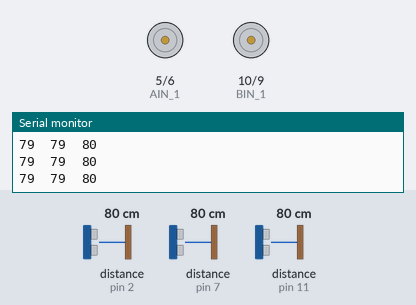
A sketch run on a simulated Arduino Uno, built with avr-gcc and run on an emulated ATmega328P. Parts: motor-driver pin pairs drawn as motors (green arrow = first pin HIGH = forward, orange = second pin HIGH = backward, longer = more drive), the last lines printed to the serial monitor. Wiring (inferred from the names in the program): 3 × ultrasonic range finder: trigger pin 3, echo pin 2 / trigger pin 8, echo pin 7 / trigger pin 12, echo pin 11. The inputs (shaded band) are chosen by the test bench; at power-on: distance to the obstacle (sensors on pin 2, pin 7, pin 11) 80 cm. The echo pulse lasts 58.3 µs per cm.

Above: at 1.2 s.
1.3 s: distance to the obstacle (sensor on pin 2) set to 54 cm
4.3 s: distance to the obstacle (sensor on pin 2) set to 46 cm
At 5.0 s:
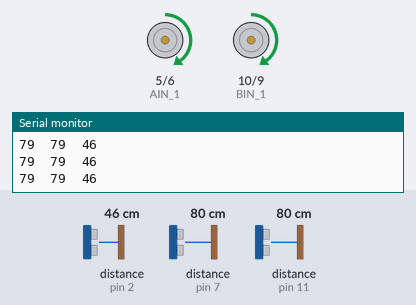
5.8 s: distance to the obstacle (sensor on pin 7) set to 18 cm
At 6.8 s:
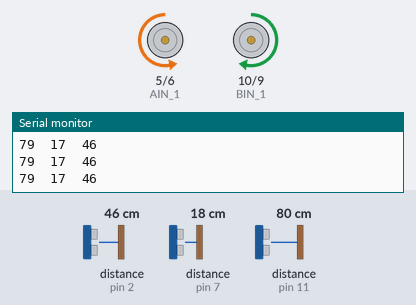
7.3 s: distance to the obstacle (sensor on pin 7) set to 45 cm
10.3 s: distance to the obstacle (sensor on pin 7) set to 55 cm
At 10.9 s:
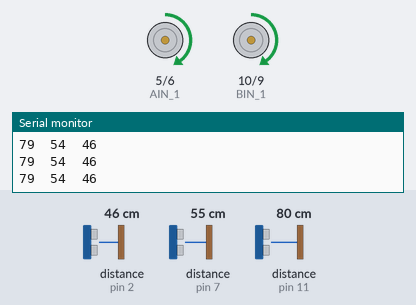
11.8 s: distance to the obstacle (sensor on pin 11) set to 55 cm
14.8 s: distance to the obstacle (sensor on pin 11) set to 46 cm
At 16.1 s:
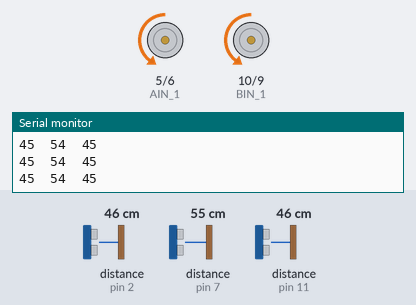
Timing chart, 0 to 17.3 s (numbered marks = the images above; inputs shaded):
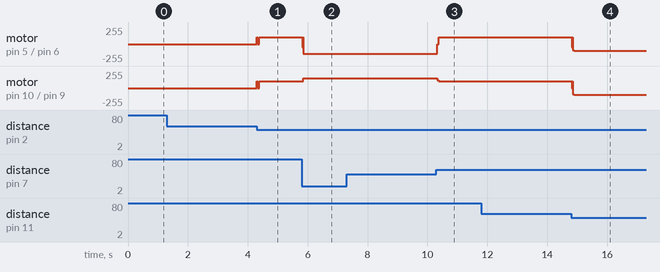

Measured:
- the behaviour switches between 50 and 49 cm on distance to the obstacle (sensor on pin 2) (found by bisection; images 0 and 1)
- the behaviour switches between 50 and 51 cm on distance to the obstacle (sensor on pin 7) (found by bisection; images 2 and 3)
- the behaviour switches between 51 and 50 cm on distance to the obstacle (sensor on pin 11) (found by bisection; images 3 and 4)
- after the input at 4.3 s, motor on pin 5 (AIN_1) / pin 6 (AIN_2), motor on pin 10 (BIN_1) / pin 9 (BIN_2): stopped → forward 100/255 at once
- after the input at 5.8 s, motor on pin 5 (AIN_1) / pin 6 (AIN_2): forward 100/255 → backward 149/255 at once; motor on pin 10 (BIN_1) / pin 9 (BIN_2): forward 100/255 → forward 149/255 after 0.06 s
- after the input at 10.3 s, motor on pin 5 (AIN_1) / pin 6 (AIN_2): backward 149/255 → forward 100/255 at once; motor on pin 10 (BIN_1) / pin 9 (BIN_2): forward 149/255 → forward 100/255 at once
- after the input at 14.8 s, motor on pin 5 (AIN_1) / pin 6 (AIN_2), motor on pin 10 (BIN_1) / pin 9 (BIN_2): forward 100/255 → backward 99/255 at once

The sketch:

Main.ino
```cpp
//DISPARADOR
//int GO = 14;

//QTR
//int Qtr1;
//int Qtr2;

//VALORES
int vve = 100;   // Velocidad de la vuelta (en rueda exterior)
int vvi = 100;
int vel_R = 150;   // Velocidad de ambos motores ()
int delayvuelta = (0);


//ULTRASONICOS
//1
int echo3 = 2;     // ***** YA SE CAMBIARON LOS PINES PLEBE *****
int trig3 = 3;

//2
int echo2 = 7;
int trig2 = 8;

//3
int echo1 = 11;
int trig1 = 12;

long duration1; // Tiempo que tarda la señal en regresar.(Valor medido por el sensor)
int distance1; // Distancia ya calculada.

long duration2;
int distance2;

long duration3;
int distance3;


//MOTORES
int AIN_1 = 5;  //Motor A
int AIN_2 = 6;

int BIN_1 = 10; //Motor B
int BIN_2 = 9;

int MAXS = 250;  //PWM  <Valor máximo de los motores, Máxima velocidad>
int MINS = 0;    //PWM  <Valor mínimo de los motores, Motor detenido>


void setup() {                                     //ABRE SETUP

  //delay(5000);

//pinMode(GO,INPUT);

  //ULTRASONICOS
  pinMode (trig1, OUTPUT);
  pinMode (echo1, INPUT);

  pinMode (trig2, OUTPUT);
  pinMode (echo2, INPUT);

  pinMode (trig3, OUTPUT);
  pinMode (echo3, INPUT);

  //MOTORES
    pinMode(AIN_1, OUTPUT);
    pinMode(AIN_2, OUTPUT);

    pinMode(BIN_1, OUTPUT);
    pinMode(BIN_2, OUTPUT);

    Serial.begin(9600);

}                                                  //CIERRA SETUP


void loop() {                                      //ABRE LOOP

//if(digitalRead(GO)==HIGH)                          //ABRE CICLO GO
//{
/*
  //QTR
  Qtr1 = analogRead(A1);
  float voltage1 = Qtr1 * (5.0/1023.0);
  Serial.print(voltage1);
  Serial.println("");

  Qtr2 = analogRead(A2);
  float voltage2 = Qtr2 * (5.0/1023.0);
  Serial.print(voltage2);
  Serial.println("");
  */

 //ULTRASONICO 1
 digitalWrite(trig1, LOW);
 delayMicroseconds(2);

 digitalWrite(trig1,HIGH);
 delayMicroseconds(10);
 digitalWrite(trig1,LOW);

 duration1 = pulseIn(echo1, HIGH);
 distance1 = duration1*0.0343/2;

 Serial.print(distance1);
 Serial.print("\t");


 //ULTRASONICO 2
 digitalWrite(trig2, LOW);
 delayMicroseconds(2);

 digitalWrite(trig2,HIGH);
 delayMicroseconds(10);
 digitalWrite(trig2,LOW);

 duration2 = pulseIn(echo2, HIGH);
 distance2 = duration2*0.0343/2;

 Serial.print(distance2);
 Serial.print("\t");


 //ULTRASONICO 3
 digitalWrite(trig3, LOW);
 delayMicroseconds(2);

 digitalWrite(trig3,HIGH);
 delayMicroseconds(10);
 digitalWrite(trig3,LOW);

 duration3 = pulseIn(echo3, HIGH);
 distance3 = duration3*0.0343/2;

 Serial.print(distance3);
 Serial.print("\t");
 Serial.print("\t");
 Serial.println("");


  //   <-----------------   CONTROL DE MOTORES


        analogWrite(AIN_1,0);
        analogWrite(AIN_2,0);

        analogWrite(BIN_1,0);
        analogWrite(BIN_2,0);

/*                                      //CONTROL DE MOTORES CON QTR
  //QTR (motores)
  if(voltage1 < 2.5)
        {
        analogWrite(AIN_1,0);
        analogWrite(AIN_2,70);

        analogWrite(BIN_1,0);
        analogWrite(BIN_2,40);
        delay(500);
        }

if (voltage2 < 2.5)
        {
        analogWrite(AIN_1,0);
        analogWrite(AIN_2,40);

        analogWrite(BIN_1,0);
        analogWrite(BIN_2,70);
        delay(500);
        }
 */

 //ULTRASONICOS (motores)
     if (distance3 < 50)
    {
        analogWrite(AIN_1,vve);
        analogWrite(AIN_2,0);   //kk i

        analogWrite(BIN_1, vve);
        analogWrite(BIN_2, 0);

        //delay(delayvuelta);
      }


     if (distance1 < 50)
    {

        analogWrite(AIN_1,0);
        analogWrite(AIN_2,vve);

        analogWrite(BIN_1,0);
        analogWrite(BIN_2,vve);

        //delay(delayvuelta);
      }


      if (distance2 <50)
     {
        analogWrite(AIN_1,0);
        analogWrite(AIN_2,vel_R);

        analogWrite(BIN_1,vel_R);
        analogWrite(BIN_2,0);
       }


//}                                 //CIERRA DISPARADOR
/*
else {
        analogWrite(AIN_1,0);
        analogWrite(AIN_2,0);
        analogWrite(BIN_1,0);
        analogWrite(BIN_2,0);
        }

*/
}                                                  //CIERRA LOOP
```
